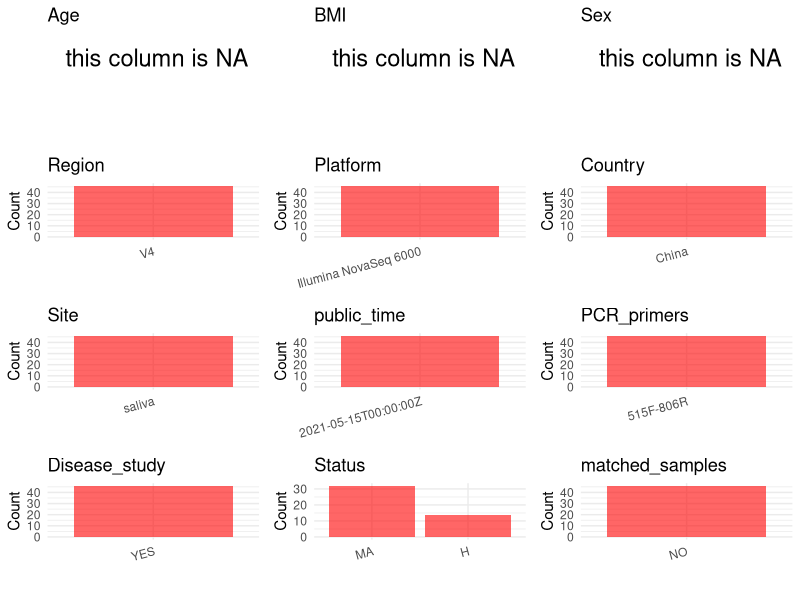

Write R code to recreate this figure. (Note: this script raises an error after producing the figure.)
## ---- chunk 1
# Load necessary libraries
library(dplyr)
library(ggplot2)
library(cowplot)
library(stringr)

# Set working directory (update this path to your local directory)
setwd("/home/hby/oral_project/PRJNA728576")

# Read the initial metadata files
initial_meta <- read.csv("SraRunTable.csv", header = T)

# Combine the two metadata files
# meta <- rbind(initial_meta, initial_meta1)

# Remove entries non-oral samples
# initial_meta <- subset(initial_meta,isolate %in% c("saliva","tongue coat"))

# Check the number of samples containing "HT" in Sample.Name (e.g., healthy controls)
# nrow(subset(meta, grepl("HT", Sample.Name)))

# Display the first few rows of the metadata
head(initial_meta)
## ---- chunk 2
# Create a uniform metadata dataframe
metadata <- data.frame(
  BioProject = initial_meta$BioProject,
  Run = initial_meta$Run,
  sample_name = initial_meta$Sample_Name,
  Platform = initial_meta$Instrument,
  Country = initial_meta$geo_loc_name_country,
  public_time = initial_meta$ReleaseDate,
  Sex = NA,
  Age = NA,
  BMI = NA,
  Status = initial_meta$status
)
## ---- chunk 3
# Add information obtained from the publication
metadata$Region <- "V4"
metadata$Site <- "saliva"
metadata$PCR_primers <- "515F-806R"
metadata$title <- "Oral Microbiota Profile of Individuals Who Abuse Methamphetamine"
metadata$Disease_study <- "YES"
metadata$matched_samples <- "NO"
## ---- chunk 4
# Check the number of unique runs and sample names
print(paste("Number of unique runs:", length(unique(metadata$Run))))
print(paste("Number of unique sample names:", length(unique(metadata$sample_name))))
## ---- chunk 5
# Select columns for visualization
plot_data <- metadata %>%
  select(-BioProject, -Run, -sample_name, -title)

# Function to create simple plots for each column
create_simple_plots <- function(data) {
  plots <- list()

  for (col in colnames(data)) {
    # Check if the column is all NA
    if (all(is.na(data[[col]]))) {
      # Create an empty plot with text indicating all NA
      p <- ggplot() +
        annotate("text", x = 0.5, y = 0.5, label = "this column is NA", size = 6) +
        labs(title = col) +
        theme_void()
    } else if (is.numeric(data[[col]])) {
      # Numeric variable: histogram
      p <- ggplot(data, aes(x = .data[[col]])) +
        geom_histogram(fill = "blue", alpha = 0.6, bins = 20, na.rm = TRUE) +
        labs(title = col) +
        theme_minimal()
    } else {
      # Categorical variable: bar plot (remove NA values)
      count_data <- as.data.frame(table(data[[col]], useNA = "ifany"))
      p <- ggplot(count_data, aes(x = reorder(Var1, -Freq), y = Freq)) +
        geom_col(fill = "red", alpha = 0.6) +
        labs(title = col, x = NULL, y = "Count") +
        theme_minimal() +
        theme(axis.text.x = element_text(angle = 15, hjust = 1))
    }
    plots[[col]] <- p
  }

  return(plots)
}

# Generate and arrange plots
plots <- create_simple_plots(plot_data)
p <- plot_grid(plots$Age,
  plots$BMI,
  plots$Sex,
  plots$Region,
  plots$Platform,
  plots$Country,
  plots$Site,
  plots$public_time,
  plots$PCR_primers,
  plots$Disease_study,
  plots$Status,
  plots$matched_samples, # add
  ncol = 3, align = "hv", axis = "lb"
)
ggsave("Metadata_Summary.png", plot = p, width = 8, height = 6, dpi = 150)
## ---- chunk 6
knitr::include_graphics("Metadata_Summary.png")
## ---- chunk 7
# Reorder columns to match the desired format
metadata <- metadata[, c(
  "BioProject", "Run", "sample_name", "Age", "BMI", "Sex",
  "Region", "Platform", "Country", "Site", "public_time",
  "PCR_primers", "title", "Disease_study", "Status", "matched_samples"
)]

# Export the uniform metadata to a CSV file
write.csv(metadata, file = "metadata.csv", quote = FALSE)
head(metadata)
